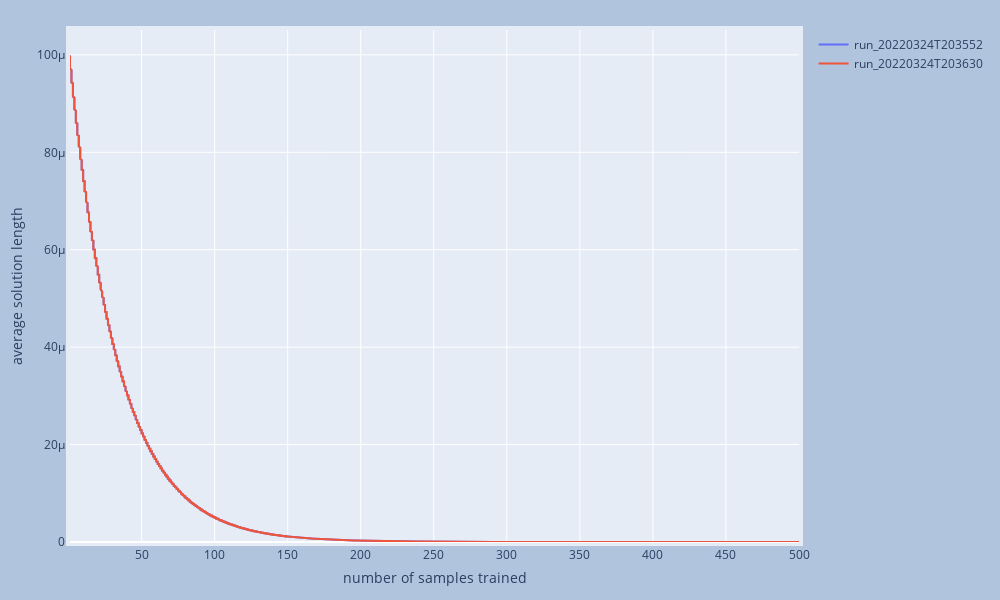

The notebook cell saved with this chart:
### Code cell
# https://plotly.com/python/plot-data-from-csv/
# https://stackoverflow.com/questions/64500472/plot-multiple-pandas-dataframes-in-one-graph-python-plotly
import plotly.express as px
import plotly.graph_objects as go
import plotly.io as pio
pio.kaleido.scope.mathjax = None # https://github.com/plotly/plotly.py/issues/3469

fig = go.Figure()
for name, df in zip(plot_names, plot_dfs):
    fig = fig.add_trace(go.Scatter(x = df[x_df_label],
                                   y = df[y_df_label], 
                                   name = name))
    
fig.update_layout(
    autosize=False,
    width=1000,
    height=600,
    margin=dict(
        l=70,
        r=70,
        b=30,
        t=30,
        pad=4
    ),
    yaxis=dict(
        title_text=y_display_label,
        #ticktext=["Very long label", "long label", "3", "label"],
        #tickvals=[1, 2, 3, 4],
        #tickmode="array",
        #titlefont=dict(size=30),
    ),
    xaxis=dict(
        title_text=x_display_label,
        #range=(0, 7000000),
        #ticktext=["Very long label", "long label", "3", "label"],
        #tickvals=[1, 2, 3, 4],
        #tickmode="array",
        #titlefont=dict(size=30),
    ),
    title=dict(
        #text=title,
    ),
    paper_bgcolor="LightSteelBlue",
)
# https://plotly.com/python/horizontal-vertical-shapes/
#fig.add_hline(y=3.84, line_dash="dot", annotation_text="optimal", annotation_position="bottom right")
fig.update_yaxes(rangemode="tozero")
fig.show()
fig.write_image("figures/" + figure_meta['plot_filename'] + ".pdf")

import json
with open("figure_metas/" + figure_meta['plot_filename'] + ".json", "w") as fp:
    json.dump(figure_meta,fp)

### Figure 1 — Plotly figure (JSON) as saved in the notebook; plotly's stock layout.template omitted (floating-point values rounded to 4 significant figures; data arrays with more than 128 entries replaced by an {"elided": "..."} marker saying what was removed)
{"data": [{"name": "run_20220324T203552", "type": "scatter", "x": {"elided": "10000 int values"}, "y": {"elided": "10000 float values"}}, {"name": "run_20220324T203630", "type": "scatter", "x": {"elided": "10000 int values"}, "y": {"elided": "10000 float values"}}], "layout": {"autosize": false, "height": 600, "margin": {"b": 30, "l": 70, "pad": 4, "r": 70, "t": 30}, "paper_bgcolor": "LightSteelBlue", "width": 1000, "xaxis": {"title": {"text": "number of samples trained"}}, "yaxis": {"rangemode": "tozero", "title": {"text": "average solution length"}}}}
